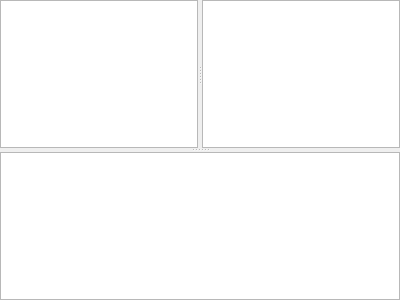
<?xml version="1.0" encoding="UTF-8"?>
<ui version="4.0">
 <class>DirsAndTaskMsgForm</class>
 <widget class="QWidget" name="DirsAndTaskMsgForm">
  <property name="geometry">
   <rect>
    <x>0</x>
    <y>0</y>
    <width>400</width>
    <height>300</height>
   </rect>
  </property>
  <layout class="QVBoxLayout" name="verticalLayout">
   <property name="leftMargin">
    <number>0</number>
   </property>
   <property name="topMargin">
    <number>0</number>
   </property>
   <property name="rightMargin">
    <number>0</number>
   </property>
   <property name="bottomMargin">
    <number>0</number>
   </property>
   <item>
    <widget class="QSplitter" name="splitter_1">
     <property name="orientation">
      <enum>Qt::Vertical</enum>
     </property>
     <widget class="QSplitter" name="splitter_2">
      <property name="orientation">
       <enum>Qt::Horizontal</enum>
      </property>
      <widget class="QTreeView" name="treeView_LocalDir"/>
      <widget class="QTreeView" name="treeView_RemoteDir"/>
     </widget>
     <widget class="QTextEdit" name="textEdit_TaskMsg">
      <property name="undoRedoEnabled">
       <bool>false</bool>
      </property>
      <property name="readOnly">
       <bool>true</bool>
      </property>
     </widget>
    </widget>
   </item>
  </layout>
 </widget>
 <tabstops>
  <tabstop>treeView_LocalDir</tabstop>
  <tabstop>treeView_RemoteDir</tabstop>
  <tabstop>textEdit_TaskMsg</tabstop>
 </tabstops>
 <resources/>
 <connections/>
</ui>
